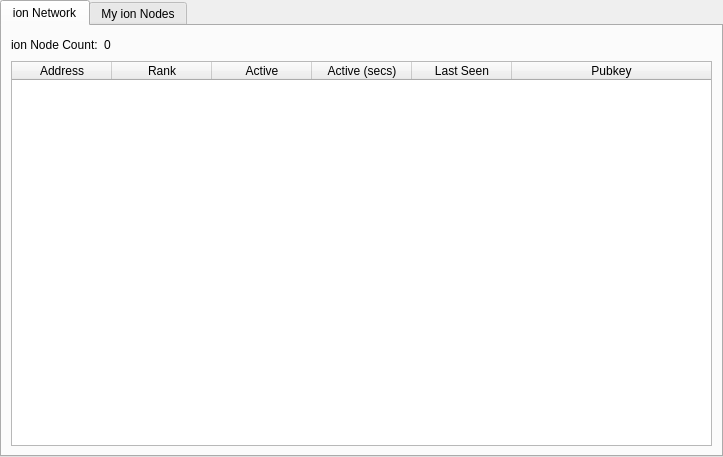
<?xml version="1.0" encoding="UTF-8"?>
<ui version="4.0">
 <class>MasternodeManager</class>
 <widget class="QWidget" name="MasternodeManager">
  <property name="geometry">
   <rect>
    <x>0</x>
    <y>0</y>
    <width>723</width>
    <height>457</height>
   </rect>
  </property>
  <property name="windowTitle">
   <string>Form</string>
  </property>
  <layout class="QVBoxLayout" name="topLayout">
   <property name="leftMargin">
    <number>0</number>
   </property>
   <property name="topMargin">
    <number>0</number>
   </property>
   <property name="rightMargin">
    <number>0</number>
   </property>
   <property name="bottomMargin">
    <number>0</number>
   </property>
   <item>
    <layout class="QVBoxLayout" name="verticalLayout">
     <property name="bottomMargin">
      <number>0</number>
     </property>
     <item>
      <widget class="QTabWidget" name="tabWidget">
       <property name="currentIndex">
        <number>0</number>
       </property>
       <widget class="QWidget" name="tab">
        <attribute name="title">
         <string>ion Network</string>
        </attribute>
        <layout class="QGridLayout" name="gridLayout">
         <item row="1" column="0">
          <widget class="QTableWidget" name="tableWidget">
           <property name="editTriggers">
            <set>QAbstractItemView::NoEditTriggers</set>
           </property>
           <property name="alternatingRowColors">
            <bool>true</bool>
           </property>
           <property name="selectionBehavior">
            <enum>QAbstractItemView::SelectRows</enum>
           </property>
           <property name="sortingEnabled">
            <bool>true</bool>
           </property>
           <attribute name="horizontalHeaderStretchLastSection">
            <bool>true</bool>
           </attribute>
           <column>
            <property name="text">
             <string>Address</string>
            </property>
           </column>
           <column>
            <property name="text">
             <string>Rank</string>
            </property>
           </column>
           <column>
            <property name="text">
             <string>Active</string>
            </property>
           </column>
           <column>
            <property name="text">
             <string>Active (secs)</string>
            </property>
           </column>
           <column>
            <property name="text">
             <string>Last Seen</string>
            </property>
           </column>
           <column>
            <property name="text">
             <string>Pubkey</string>
            </property>
           </column>
          </widget>
         </item>
         <item row="0" column="0">
          <layout class="QHBoxLayout" name="horizontalLayout_3">
           <property name="bottomMargin">
            <number>0</number>
           </property>
           <item>
            <widget class="QLabel" name="label_2">
             <property name="text">
              <string>ion Node Count:</string>
             </property>
            </widget>
           </item>
           <item>
            <widget class="QLabel" name="countLabel">
             <property name="text">
              <string>0</string>
             </property>
            </widget>
           </item>
           <item>
            <spacer name="horizontalSpacer_3">
             <property name="orientation">
              <enum>Qt::Horizontal</enum>
             </property>
             <property name="sizeHint" stdset="0">
              <size>
               <width>40</width>
               <height>20</height>
              </size>
             </property>
            </spacer>
           </item>
          </layout>
         </item>
        </layout>
       </widget>
       <widget class="QWidget" name="tab_2">
        <attribute name="title">
         <string>My ion Nodes</string>
        </attribute>
        <layout class="QGridLayout" name="gridLayout_2">
         <item row="0" column="0">
          <layout class="QVBoxLayout" name="verticalLayout_2">
           <property name="bottomMargin">
            <number>0</number>
           </property>
           <item>
            <layout class="QHBoxLayout" name="horizontalLayout">
             <item>
              <widget class="QPushButton" name="createButton">
               <property name="text">
                <string>&amp;Create...</string>
               </property>
              </widget>
             </item>
             <item>
              <widget class="QPushButton" name="copyAddressButton">
               <property name="text">
                <string>Copy &amp;Address</string>
               </property>
              </widget>
             </item>
             <item>
              <spacer name="horizontalSpacer">
               <property name="orientation">
                <enum>Qt::Horizontal</enum>
               </property>
               <property name="sizeHint" stdset="0">
                <size>
                 <width>40</width>
                 <height>20</height>
                </size>
               </property>
              </spacer>
             </item>
            </layout>
           </item>
           <item>
            <widget class="QTableWidget" name="tableWidget_2">
             <property name="editTriggers">
              <set>QAbstractItemView::NoEditTriggers</set>
             </property>
             <property name="alternatingRowColors">
              <bool>true</bool>
             </property>
             <property name="selectionMode">
              <enum>QAbstractItemView::SingleSelection</enum>
             </property>
             <property name="selectionBehavior">
              <enum>QAbstractItemView::SelectRows</enum>
             </property>
             <attribute name="horizontalHeaderStretchLastSection">
              <bool>true</bool>
             </attribute>
             <column>
              <property name="text">
               <string>Alias</string>
              </property>
             </column>
             <column>
              <property name="text">
               <string>IP/Onion</string>
              </property>
             </column>
             <column>
              <property name="text">
               <string>Status</string>
              </property>
             </column>
             <column>
              <property name="text">
               <string>Collateral Address</string>
              </property>
             </column>
            </widget>
           </item>
           <item>
            <layout class="QHBoxLayout" name="horizontalLayout_2">
             <property name="bottomMargin">
              <number>0</number>
             </property>
             <item>
              <widget class="QPushButton" name="editButton">
               <property name="text">
                <string>&amp;Edit</string>
               </property>
              </widget>
             </item>
             <item>
              <widget class="QPushButton" name="getConfigButton">
               <property name="text">
                <string>&amp;Get Config</string>
               </property>
              </widget>
             </item>
             <item>
              <widget class="QPushButton" name="removeButton">
               <property name="text">
                <string>&amp;Remove</string>
               </property>
              </widget>
             </item>
             <item>
              <spacer name="horizontalSpacer_2">
               <property name="orientation">
                <enum>Qt::Horizontal</enum>
               </property>
               <property name="sizeHint" stdset="0">
                <size>
                 <width>40</width>
                 <height>20</height>
                </size>
               </property>
              </spacer>
             </item>
            </layout>
           </item>
           <item>
            <layout class="QHBoxLayout" name="horizontalLayout_4">
             <property name="bottomMargin">
              <number>0</number>
             </property>
             <item>
              <widget class="QPushButton" name="startButton">
               <property name="text">
                <string>&amp;Start</string>
               </property>
              </widget>
             </item>
             <item>
              <widget class="QPushButton" name="stopButton">
               <property name="text">
                <string>Sto&amp;p</string>
               </property>
              </widget>
             </item>
             <item>
              <spacer name="horizontalSpacer_4">
               <property name="orientation">
                <enum>Qt::Horizontal</enum>
               </property>
               <property name="sizeHint" stdset="0">
                <size>
                 <width>40</width>
                 <height>20</height>
                </size>
               </property>
              </spacer>
             </item>
            </layout>
           </item>
           <item>
            <layout class="QHBoxLayout" name="horizontalLayout_5">
             <property name="bottomMargin">
              <number>0</number>
             </property>
             <item>
              <widget class="QPushButton" name="startAllButton">
               <property name="text">
                <string>S&amp;tart All</string>
               </property>
              </widget>
             </item>
             <item>
              <widget class="QPushButton" name="stopAllButton">
               <property name="text">
                <string>St&amp;op All</string>
               </property>
              </widget>
             </item>
             <item>
              <spacer name="horizontalSpacer_5">
               <property name="orientation">
                <enum>Qt::Horizontal</enum>
               </property>
               <property name="sizeHint" stdset="0">
                <size>
                 <width>40</width>
                 <height>20</height>
                </size>
               </property>
              </spacer>
             </item>
            </layout>
           </item>
          </layout>
         </item>
        </layout>
       </widget>
      </widget>
     </item>
    </layout>
   </item>
  </layout>
 </widget>
 <resources/>
 <connections/>
</ui>
